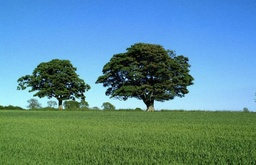
#> input picture input/global_color_4.jpg, 256 x 165 px, shrunk from 1228 x 792 before the run
$ jupyter execute global.ipynb
#> lines starting #> are read from the running program, lines starting #| are printed output that depends on the picture
## Part I: Global Image Matching

[cell 1]
import cv2
import numpy as np
import random
from matplotlib import pyplot as plt
from scipy.ndimage import generic_filter

[cell 2]
# reed and display the input source image and target image
global_image_1 = cv2.imread('input/global_color_4.jpg')
#> global_image_1 is the input picture: shape (165, 256, 3); mean B, G, R 149, 140.5, 92.7
global_image_2 = cv2.imread('input/global_gray_4.jpg')
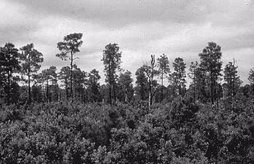
#> input picture input/global_gray_4.jpg, 254 x 164 px, shrunk from 1220 x 788 before the run
#> global_image_2 is the input picture: shape (164, 254, 3); mean B, G, R 123.4, 120.4, 122.4
plt.imshow(cv2.cvtColor(global_image_1, cv2.COLOR_BGR2RGB))
plt.show()
plt.imshow(cv2.cvtColor(global_image_2, cv2.COLOR_BGR2RGB))
plt.show()

[cell 3]
# convert images color space: BGR -> LAB
global_source = cv2.cvtColor(global_image_1, cv2.COLOR_BGR2LAB).astype("float32")
global_target = cv2.cvtColor(global_image_2, cv2.COLOR_BGR2LAB).astype("float32")
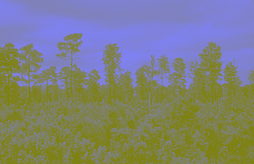
#> global_target: shape (164, 254, 3) float32; mean B, G, R 125.5, 129.2, 126.7

[cell 4]
# luminance remapping: L = (std_t / std_s) * (1 - mu_s) + mu_t
# source_l: luminance of source
# target_l: luminance of target
def luminiance_remap(source_l, target_l):
    s_std = np.std(source_l)
#> s_std = 49.58
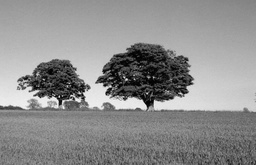
#> source_l: shape (165, 256) float32; min 0, max 246, mean 141.3
    t_std = np.std(target_l)
#> t_std = 74.51
    s_mean = np.mean(source_l)
#> s_mean = 141.3
    t_mean = np.mean(target_l)
#> t_mean = 125.5
    remap = (source_l - s_mean)* (t_std / s_std) + t_mean
    return remap

[cell 5]
# luminance: source[:,:,0], a: source[:,:,1], b: source[:,:,2]
global_source[:,:,0] = luminiance_remap(global_source[:,:,0],global_target[:,:,0])
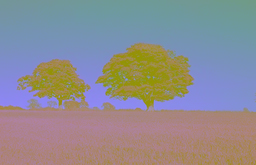
#> global_source: shape (165, 256, 3) float32; mean B, G, R 125.5, 117.7, 120; drawn with min black and max white

[cell 6]
# jittered sampling grid: approximate 200 color sample points
# source_img: source image (LAB)
# num: number of sample points need to be generated
def jitter_sampling(source_img, num):
#> called with num = 225
    n = int(np.sqrt(num)) # n * n grid size
    sample = np.zeros([n,n,3])
    height, width, _ = source_img.shape
#> height = 165; width = 256
    y = height // n # height interval
#> y = 11
    x = width // n # width interval
#> x = 17

    for i in range(0,n):
        for j in range(0,n):
            # (0, y-1), (y, 2y-1), (2y, 3y-1)..., ((n-1)y, ny-1)
            h_start = i*y
            h_end = (i+1)*y-1
            rand_h = random.randint(h_start, h_end)
            # (0, x-1), (x, 2x-1), (2x, 3x-1)..., ((n-1)x, nx-1)
            w_start = j*x
            w_end = (j+1)*x-1
            rand_w = random.randint(w_start, w_end)

            sample[i,j,:] = source_img[rand_h,rand_w,:] # store sample point

#     print(sample)
    return sample

[cell 7]
global_sampled_source = jitter_sampling(global_source,225)
# display the color sample points
plt.imshow(cv2.cvtColor(global_sampled_source.astype("uint8"), cv2.COLOR_LAB2RGB))
plt.show()
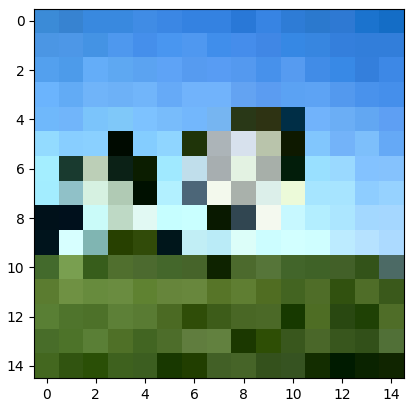
#> figure drawn by matplotlib, 1 panel

[cell 8]
# standard deviation of the luminance in the neighborhood range
# 5*5 size neighbourhood ok
def std_neighbourhood(image, num):
    # scipy.ndimage.generic_filter(input, function, size=None, footprint=None, output=None, mode='reflect', cval=0.0, origin=0, extra_arguments=(), extra_keywords=None)
    std = generic_filter(image, np.std, size = num)
    return std

[cell 9]
global_source_std = std_neighbourhood(global_sampled_source[:,:,0], 5)
global_target_std = std_neighbourhood(global_target[:,:,0], 5)
#> call 2 of std_neighbourhood, with num = 5
#> in std_neighbourhood (call 2), `std = generic_filter(image, np.std, size = num)`:
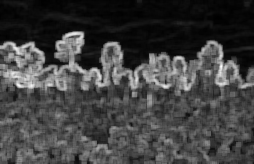
#> std: shape (164, 254) float32; min 0.283, max 81.47, mean 21.1; drawn with min black and max white
# print(source_std.shape)
# print(target_std.shape)

[cell 10]
# Weight value: 50% luminance and 50% standard deviation
# Based on weight value, find the best matching point and assign (A,B) to target image
def color_transfer(source,target,source_std,target_std):
    # seperate lab chanel
    l_s,a_s,b_s = cv2.split(source)
    l_t,a_t,b_t = cv2.split(target)
    height, width = l_t.shape
#> height = 164; width = 254
    ratio = 0.5

    for i in range(height):
        for j in range(width):
            w = ratio * np.abs(l_s - l_t[i,j]) + ratio * np.abs(source_std - target_std[i,j])
            pos = np.argwhere(w == np.min(w)) # minimum w, find the closest matching point
            i_t = pos[0,0]
            j_t = pos[0,1]
            a_t[i,j] = a_s[i_t, j_t]
            b_t[i,j] = b_s[i_t, j_t]
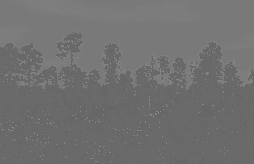
#> a_t: shape (164, 254) float32; min 101, max 138, mean 112.3
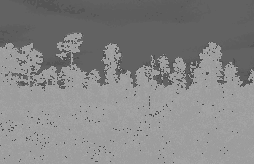
#> b_t: shape (164, 254) float32; min 73, max 167, mean 132.8

    result = cv2.merge([l_t,a_t,b_t])
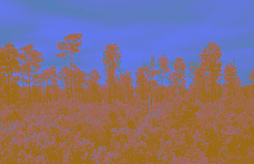
#> result: shape (164, 254, 3) float32; mean B, G, R 125.5, 112.3, 132.8
    result = result.astype("uint8")
    return result

[cell 11]
global_final_image = color_transfer(global_sampled_source, global_target, global_source_std, global_target_std)
global_final_image = cv2.cvtColor(global_final_image,cv2.COLOR_LAB2RGB)
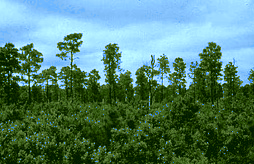
#> global_final_image: shape (164, 254, 3); mean R, G, B 85.6, 128.3, 113
plt.imshow(global_final_image)
plt.show()

[cell 12]
cv2.imwrite('./output/global_output_4.jpg', cv2.cvtColor(global_final_image,cv2.COLOR_BGR2RGB))
#> Out = True
